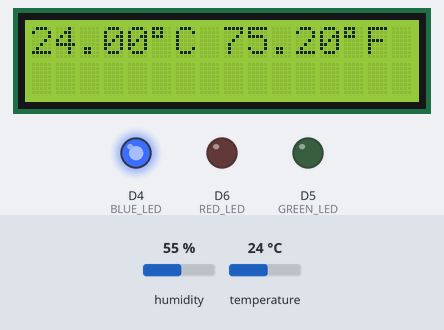
Bench run of a program on a simulated ESP8266 (NodeMCU). Shown: 16×2 character LCD, output pins drawn as LEDs (lit = HIGH). Inputs (shaded band) come from the test bench; at power-on: temperature 24 °C, humidity 55 %. What the program prints to the serial monitor is not drawn.

Above: at 2.7 s.
2.8 s: temperature set to 27 °C
At 7.5 s:
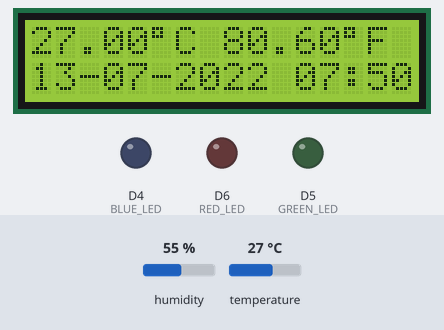
9.9 s: temperature set to 30 °C
At 12.3 s:
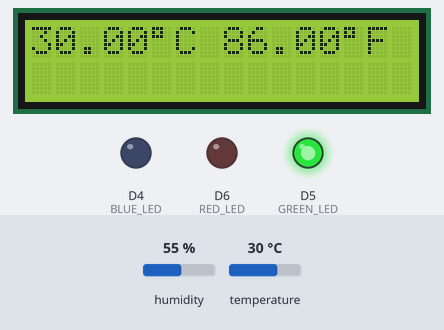
18.4 s: temperature set to 32 °C
At 21.8 s:
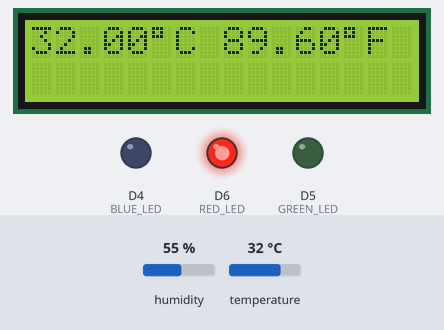
Timing chart, 0 to 32.7 s (numbered marks = the images above; inputs shaded):
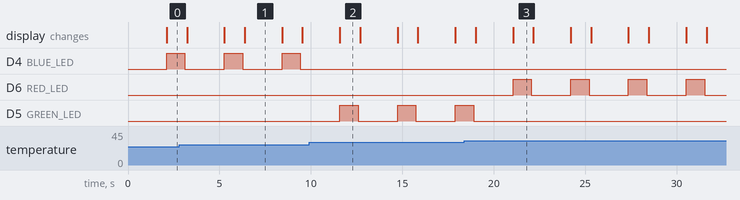

Measured:
- the behaviour switches between 28 and 29 °C on temperature (found by bisection; images 1 and 2)
- the behaviour switches between 30 and 31 °C on temperature (found by bisection; images 2 and 3)
- after the input at 2.8 s, the display: first differs from a run without the input after 2.5 s (image 1 shows a later state)
- after the input at 9.9 s, D4 (BLUE_LED): stops changing and stays LOW; D5 (GREEN_LED): alternates HIGH for 1.0 s and LOW for 2.2 s, starting after 1.7 s; the display: changes after 1.7 s (image 2)
- after the input at 18.4 s, D6 (RED_LED): alternates HIGH for 1.0 s and LOW for 2.2 s, starting after 2.7 s; D5 (GREEN_LED): goes on until 18.9 s, then stays LOW; the display: first differs from a run without the input after 2.7 s (image 3)
- by itself, D4 (BLUE_LED): alternates HIGH for 1.0 s and LOW for 2.2 s
- what the display in image 1 shows lasts 2.0 s, from 6.4 s to 8.4 s

The program:

main.cpp
```cpp
#include <Arduino.h>
#include <LiquidCrystal_I2C.h>
#include <Wire.h>
#include <DHT.h>
#include <TimeLib.h>

#define DHTTYPE DHT11
#define RED_LED D6
#define GREEN_LED D5
#define BLUE_LED D4

byte derajat_suhu = B11011111;
time_t t = now();
DHT dht(D3, DHTTYPE);
LiquidCrystal_I2C lcd(0x27, 16, 2);

void setup(){
  dht.begin();
  Serial.begin(115200);
  setTime(t);
  setTime(7, 50, 00, 13, 7, 22);
  pinMode(RED_LED, OUTPUT);
  pinMode(GREEN_LED, OUTPUT);
  pinMode(BLUE_LED, OUTPUT);
  Serial.println("Menggunakan DHT11");
  lcd.init();
  lcd.backlight();
  lcd.clear();
  lcd.home();
}

void scrollText(int row, String message, int delayTime, int lcdColumns){
   for (int i = 0; i < lcdColumns; i++)
   {
     message = " " + message;
   }
   message = message + " ";
   for (int pos = 0; pos < message.length(); pos++)
   {
    lcd.setCursor(0, row);
    lcd.print(message.substring(pos, pos + lcdColumns));
    delay(delayTime);
   }
 }

void printdatanol(int data){
  if (data >= 0 && data < 10){
    lcd.write('0');
  }
  lcd.print(data);
}

void loop(){
delay(2000);

float t = dht.readTemperature();
float f = dht.readTemperature(true);

if (isnan(t) || isnan(f))
{
  Serial.println("Failed to read from DHT sensor!");
  return;
}

Serial.print(F("%  Temperature: "));
Serial.print(t);
Serial.print(F("°C "));
Serial.print(f);
Serial.print(F("°F "));
Serial.print(F(" "));

lcd.clear();
lcd.setCursor(0, 0);
lcd.print(t);
lcd.write(derajat_suhu);
lcd.print(F("C "));
lcd.print(f);
lcd.write(derajat_suhu);
lcd.print(F("F "));

if (t <= 28)
    {
        Serial.println("Suhu Saat Ini Dingin!");
        digitalWrite(BLUE_LED, HIGH);
        delay(1000);
        digitalWrite(BLUE_LED, LOW);
        delay(100);
    }
    if (28 < t && t <= 30)
    {
        Serial.println("Suhu Saat Ini Normal!");
        digitalWrite(GREEN_LED, HIGH);
        delay(1000);
        digitalWrite(GREEN_LED, LOW);
        delay(100);
    }
    if (t > 30)
    {
        Serial.println("Suhu Saat Ini Panas!");
        digitalWrite(RED_LED, HIGH);
        delay(1000);
        digitalWrite(RED_LED, LOW);
        delay(100);
    }

    lcd.setCursor(0, 1);
    printdatanol(day());
    lcd.print("-");
    printdatanol(month());
    lcd.print("-");
    printdatanol(year());
    lcd.print(" ");
    printdatanol(hour());
    lcd.print(":");
    printdatanol(minute());
}
/**
//Praktikum
void setup() {
  // put your setup code here, to run once:
   lcd.init(); // initialize the lcd
   lcd.backlight();
   lcd.clear();
   lcd.home();
}

void scrollText(int row, String message, int delayTime, int lcdColumns)
 {
   for (int i = 0; i < lcdColumns; i++)
   {
     message = " " + message;
   }
   message = message + " ";
   for (int pos = 0; pos < message.length(); pos++)
   {
    lcd.setCursor(0, row);
    lcd.print(message.substring(pos, pos + lcdColumns));
    delay(delayTime);
   }
 }

void loop() {
  // put your main code here, to run repeatedly:
   lcd.home();
   lcd.print("Polinema");
   scrollText(1, "Kelas IOT", 250, 16);
}**/
```
